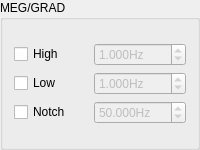
      <widget class="QGroupBox" name="groupBox">
       <property name="sizePolicy">
        <sizepolicy hsizetype="Expanding" vsizetype="Expanding">
         <horstretch>0</horstretch>
         <verstretch>0</verstretch>
        </sizepolicy>
       </property>
       <property name="minimumSize">
        <size>
         <width>150</width>
         <height>150</height>
        </size>
       </property>
       <property name="title">
        <string>MEG/GRAD</string>
       </property>
       <layout class="QVBoxLayout" name="verticalLayout_3">
        <item>
         <layout class="QGridLayout" name="gridLayout_5">
          <item row="1" column="0">
           <widget class="QCheckBox" name="checkMegLow">
            <property name="sizePolicy">
             <sizepolicy hsizetype="Preferred" vsizetype="Fixed">
              <horstretch>0</horstretch>
              <verstretch>0</verstretch>
             </sizepolicy>
            </property>
            <property name="text">
             <string>Low</string>
            </property>
           </widget>
          </item>
          <item row="2" column="0">
           <widget class="QCheckBox" name="cbNotchMEG">
            <property name="sizePolicy">
             <sizepolicy hsizetype="Preferred" vsizetype="Fixed">
              <horstretch>0</horstretch>
              <verstretch>0</verstretch>
             </sizepolicy>
            </property>
            <property name="text">
             <string>Notch</string>
            </property>
           </widget>
          </item>
          <item row="0" column="0">
           <widget class="QCheckBox" name="checkMegHigh">
            <property name="sizePolicy">
             <sizepolicy hsizetype="Preferred" vsizetype="Fixed">
              <horstretch>0</horstretch>
              <verstretch>0</verstretch>
             </sizepolicy>
            </property>
            <property name="text">
             <string>High</string>
            </property>
           </widget>
          </item>
          <item row="0" column="1">
           <widget class="QDoubleSpinBox" name="spMegHP">
            <property name="enabled">
             <bool>false</bool>
            </property>
            <property name="sizePolicy">
             <sizepolicy hsizetype="Preferred" vsizetype="Fixed">
              <horstretch>0</horstretch>
              <verstretch>0</verstretch>
             </sizepolicy>
            </property>
            <property name="suffix">
             <string>Hz</string>
            </property>
            <property name="decimals">
             <number>3</number>
            </property>
            <property name="minimum">
             <double>0.001000000000000</double>
            </property>
            <property name="maximum">
             <double>1000.000000000000000</double>
            </property>
            <property name="value">
             <double>1.000000000000000</double>
            </property>
           </widget>
          </item>
          <item row="1" column="1">
           <widget class="QDoubleSpinBox" name="spMegLP">
            <property name="enabled">
             <bool>false</bool>
            </property>
            <property name="sizePolicy">
             <sizepolicy hsizetype="Preferred" vsizetype="Fixed">
              <horstretch>0</horstretch>
              <verstretch>0</verstretch>
             </sizepolicy>
            </property>
            <property name="suffix">
             <string>Hz</string>
            </property>
            <property name="decimals">
             <number>3</number>
            </property>
            <property name="minimum">
             <double>0.001000000000000</double>
            </property>
            <property name="maximum">
             <double>1000.000000000000000</double>
            </property>
            <property name="value">
             <double>1.000000000000000</double>
            </property>
           </widget>
          </item>
          <item row="2" column="1">
           <widget class="QDoubleSpinBox" name="spNotchMEG">
            <property name="enabled">
             <bool>false</bool>
            </property>
            <property name="sizePolicy">
             <sizepolicy hsizetype="Preferred" vsizetype="Fixed">
              <horstretch>0</horstretch>
              <verstretch>0</verstretch>
             </sizepolicy>
            </property>
            <property name="suffix">
             <string>Hz</string>
            </property>
            <property name="decimals">
             <number>3</number>
            </property>
            <property name="minimum">
             <double>0.001000000000000</double>
            </property>
            <property name="maximum">
             <double>1000.000000000000000</double>
            </property>
            <property name="value">
             <double>50.000000000000000</double>
            </property>
           </widget>
          </item>
         </layout>
        </item>
       </layout>
      </widget>
